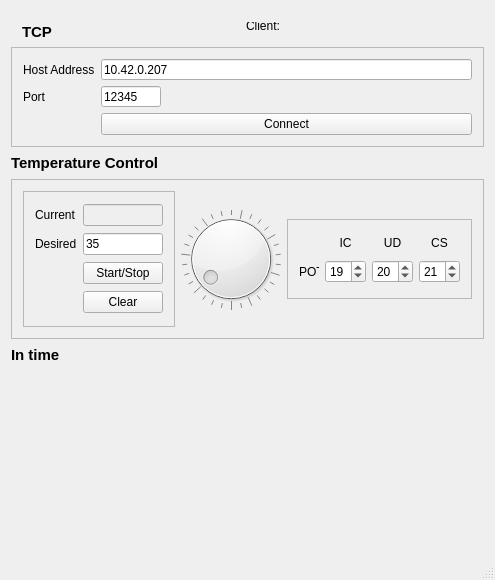
<?xml version="1.0" encoding="UTF-8"?>
<ui version="4.0">
 <class>MainWindow</class>
 <widget class="QMainWindow" name="MainWindow">
  <property name="geometry">
   <rect>
    <x>0</x>
    <y>0</y>
    <width>480</width>
    <height>580</height>
   </rect>
  </property>
  <property name="windowTitle">
   <string>Peltier</string>
  </property>
  <widget class="QWidget" name="centralWidget">
   <layout class="QVBoxLayout" name="verticalLayout">
    <item>
     <widget class="QFrame" name="frame_5">
      <property name="maximumSize">
       <size>
        <width>16777215</width>
        <height>30</height>
       </size>
      </property>
      <property name="layoutDirection">
       <enum>Qt::LeftToRight</enum>
      </property>
      <property name="frameShape">
       <enum>QFrame::NoFrame</enum>
      </property>
      <property name="frameShadow">
       <enum>QFrame::Raised</enum>
      </property>
      <layout class="QHBoxLayout" name="horizontalLayout_2">
       <item>
        <widget class="QLabel" name="label_8">
         <property name="minimumSize">
          <size>
           <width>0</width>
           <height>20</height>
          </size>
         </property>
         <property name="maximumSize">
          <size>
           <width>16777215</width>
           <height>20</height>
          </size>
         </property>
         <property name="font">
          <font>
           <pointsize>11</pointsize>
           <weight>75</weight>
           <bold>true</bold>
          </font>
         </property>
         <property name="text">
          <string>TCP</string>
         </property>
        </widget>
       </item>
       <item>
        <widget class="QLabel" name="status_label">
         <property name="maximumSize">
          <size>
           <width>50</width>
           <height>20</height>
          </size>
         </property>
         <property name="layoutDirection">
          <enum>Qt::LeftToRight</enum>
         </property>
         <property name="text">
          <string/>
         </property>
        </widget>
       </item>
       <item>
        <widget class="QLabel" name="label_12">
         <property name="maximumSize">
          <size>
           <width>60</width>
           <height>20</height>
          </size>
         </property>
         <property name="text">
          <string>Client:</string>
         </property>
        </widget>
       </item>
       <item>
        <widget class="QLabel" name="client_label">
         <property name="text">
          <string/>
         </property>
        </widget>
       </item>
      </layout>
     </widget>
    </item>
    <item>
     <widget class="QFrame" name="frame_4">
      <property name="maximumSize">
       <size>
        <width>600</width>
        <height>100</height>
       </size>
      </property>
      <property name="frameShape">
       <enum>QFrame::StyledPanel</enum>
      </property>
      <property name="frameShadow">
       <enum>QFrame::Raised</enum>
      </property>
      <layout class="QFormLayout" name="formLayout">
       <item row="0" column="0">
        <widget class="QLabel" name="label_9">
         <property name="text">
          <string>Host Address</string>
         </property>
        </widget>
       </item>
       <item row="0" column="1">
        <widget class="QLineEdit" name="host_line">
         <property name="text">
          <string>10.42.0.207</string>
         </property>
        </widget>
       </item>
       <item row="2" column="0">
        <widget class="QLabel" name="label_10">
         <property name="text">
          <string>Port</string>
         </property>
        </widget>
       </item>
       <item row="2" column="1">
        <widget class="QLineEdit" name="port_line">
         <property name="maximumSize">
          <size>
           <width>60</width>
           <height>16777215</height>
          </size>
         </property>
         <property name="text">
          <string>12345</string>
         </property>
        </widget>
       </item>
       <item row="3" column="1">
        <widget class="QPushButton" name="connect_button">
         <property name="text">
          <string>Connect</string>
         </property>
        </widget>
       </item>
      </layout>
     </widget>
    </item>
    <item>
     <widget class="QLabel" name="label_3">
      <property name="maximumSize">
       <size>
        <width>16777215</width>
        <height>20</height>
       </size>
      </property>
      <property name="font">
       <font>
        <pointsize>11</pointsize>
        <weight>75</weight>
        <bold>true</bold>
        <underline>false</underline>
       </font>
      </property>
      <property name="text">
       <string>Temperature Control</string>
      </property>
     </widget>
    </item>
    <item>
     <widget class="QFrame" name="frame">
      <property name="maximumSize">
       <size>
        <width>600</width>
        <height>160</height>
       </size>
      </property>
      <property name="frameShape">
       <enum>QFrame::StyledPanel</enum>
      </property>
      <property name="frameShadow">
       <enum>QFrame::Raised</enum>
      </property>
      <layout class="QHBoxLayout" name="horizontalLayout">
       <item>
        <widget class="QFrame" name="frame_2">
         <property name="frameShape">
          <enum>QFrame::StyledPanel</enum>
         </property>
         <property name="frameShadow">
          <enum>QFrame::Raised</enum>
         </property>
         <layout class="QGridLayout" name="gridLayout_2">
          <item row="1" column="0">
           <widget class="QLabel" name="label">
            <property name="text">
             <string>Desired</string>
            </property>
           </widget>
          </item>
          <item row="1" column="1">
           <widget class="QLineEdit" name="desired_line">
            <property name="text">
             <string>35</string>
            </property>
           </widget>
          </item>
          <item row="4" column="1">
           <widget class="QPushButton" name="startbutton">
            <property name="text">
             <string>Start/Stop</string>
            </property>
           </widget>
          </item>
          <item row="5" column="1">
           <widget class="QPushButton" name="clear_button">
            <property name="text">
             <string>Clear</string>
            </property>
           </widget>
          </item>
          <item row="0" column="0">
           <widget class="QLabel" name="label_2">
            <property name="text">
             <string>Current</string>
            </property>
           </widget>
          </item>
          <item row="0" column="1">
           <widget class="QLineEdit" name="current_line">
            <property name="enabled">
             <bool>false</bool>
            </property>
           </widget>
          </item>
          <item row="4" column="0">
           <widget class="QLabel" name="available_label">
            <property name="text">
             <string/>
            </property>
           </widget>
          </item>
         </layout>
        </widget>
       </item>
       <item>
        <widget class="QDial" name="temperature_dial">
         <property name="minimumSize">
          <size>
           <width>100</width>
           <height>100</height>
          </size>
         </property>
         <property name="maximum">
          <number>150</number>
         </property>
         <property name="singleStep">
          <number>5</number>
         </property>
         <property name="pageStep">
          <number>20</number>
         </property>
         <property name="sliderPosition">
          <number>20</number>
         </property>
         <property name="tracking">
          <bool>false</bool>
         </property>
         <property name="invertedAppearance">
          <bool>false</bool>
         </property>
         <property name="invertedControls">
          <bool>false</bool>
         </property>
         <property name="wrapping">
          <bool>true</bool>
         </property>
         <property name="notchesVisible">
          <bool>true</bool>
         </property>
        </widget>
       </item>
       <item>
        <widget class="QFrame" name="frame_3">
         <property name="maximumSize">
          <size>
           <width>16777215</width>
           <height>80</height>
          </size>
         </property>
         <property name="frameShape">
          <enum>QFrame::StyledPanel</enum>
         </property>
         <property name="frameShadow">
          <enum>QFrame::Raised</enum>
         </property>
         <layout class="QGridLayout" name="gridLayout">
          <item row="1" column="0">
           <widget class="QLabel" name="label_4">
            <property name="maximumSize">
             <size>
              <width>20</width>
              <height>16777215</height>
             </size>
            </property>
            <property name="text">
             <string>POT</string>
            </property>
           </widget>
          </item>
          <item row="1" column="2">
           <widget class="QSpinBox" name="IC_spinBox">
            <property name="minimum">
             <number>5</number>
            </property>
            <property name="maximum">
             <number>27</number>
            </property>
            <property name="value">
             <number>19</number>
            </property>
           </widget>
          </item>
          <item row="1" column="4">
           <widget class="QSpinBox" name="CS_spinBox">
            <property name="minimum">
             <number>5</number>
            </property>
            <property name="maximum">
             <number>27</number>
            </property>
            <property name="value">
             <number>21</number>
            </property>
           </widget>
          </item>
          <item row="1" column="3">
           <widget class="QSpinBox" name="UD_spinBox">
            <property name="minimum">
             <number>5</number>
            </property>
            <property name="maximum">
             <number>27</number>
            </property>
            <property name="value">
             <number>20</number>
            </property>
           </widget>
          </item>
          <item row="0" column="2">
           <widget class="QLabel" name="label_13">
            <property name="maximumSize">
             <size>
              <width>16777215</width>
              <height>15</height>
             </size>
            </property>
            <property name="text">
             <string>IC</string>
            </property>
            <property name="alignment">
             <set>Qt::AlignCenter</set>
            </property>
           </widget>
          </item>
          <item row="0" column="3">
           <widget class="QLabel" name="label_11">
            <property name="text">
             <string>UD</string>
            </property>
            <property name="alignment">
             <set>Qt::AlignCenter</set>
            </property>
           </widget>
          </item>
          <item row="0" column="4">
           <widget class="QLabel" name="label_14">
            <property name="text">
             <string>CS</string>
            </property>
            <property name="alignment">
             <set>Qt::AlignCenter</set>
            </property>
           </widget>
          </item>
         </layout>
        </widget>
       </item>
      </layout>
     </widget>
    </item>
    <item>
     <widget class="QLabel" name="label_7">
      <property name="maximumSize">
       <size>
        <width>16777215</width>
        <height>20</height>
       </size>
      </property>
      <property name="font">
       <font>
        <pointsize>11</pointsize>
        <weight>75</weight>
        <bold>true</bold>
       </font>
      </property>
      <property name="text">
       <string>In time</string>
      </property>
     </widget>
    </item>
    <item>
     <widget class="QWidget" name="plt_widget" native="true">
      <property name="autoFillBackground">
       <bool>true</bool>
      </property>
      <layout class="QVBoxLayout" name="pltvl"/>
     </widget>
    </item>
   </layout>
  </widget>
  <widget class="QMenuBar" name="menuBar">
   <property name="geometry">
    <rect>
     <x>0</x>
     <y>0</y>
     <width>480</width>
     <height>15</height>
    </rect>
   </property>
  </widget>
  <widget class="QStatusBar" name="statusBar"/>
 </widget>
 <layoutdefault spacing="6" margin="11"/>
 <resources/>
 <connections/>
</ui>
